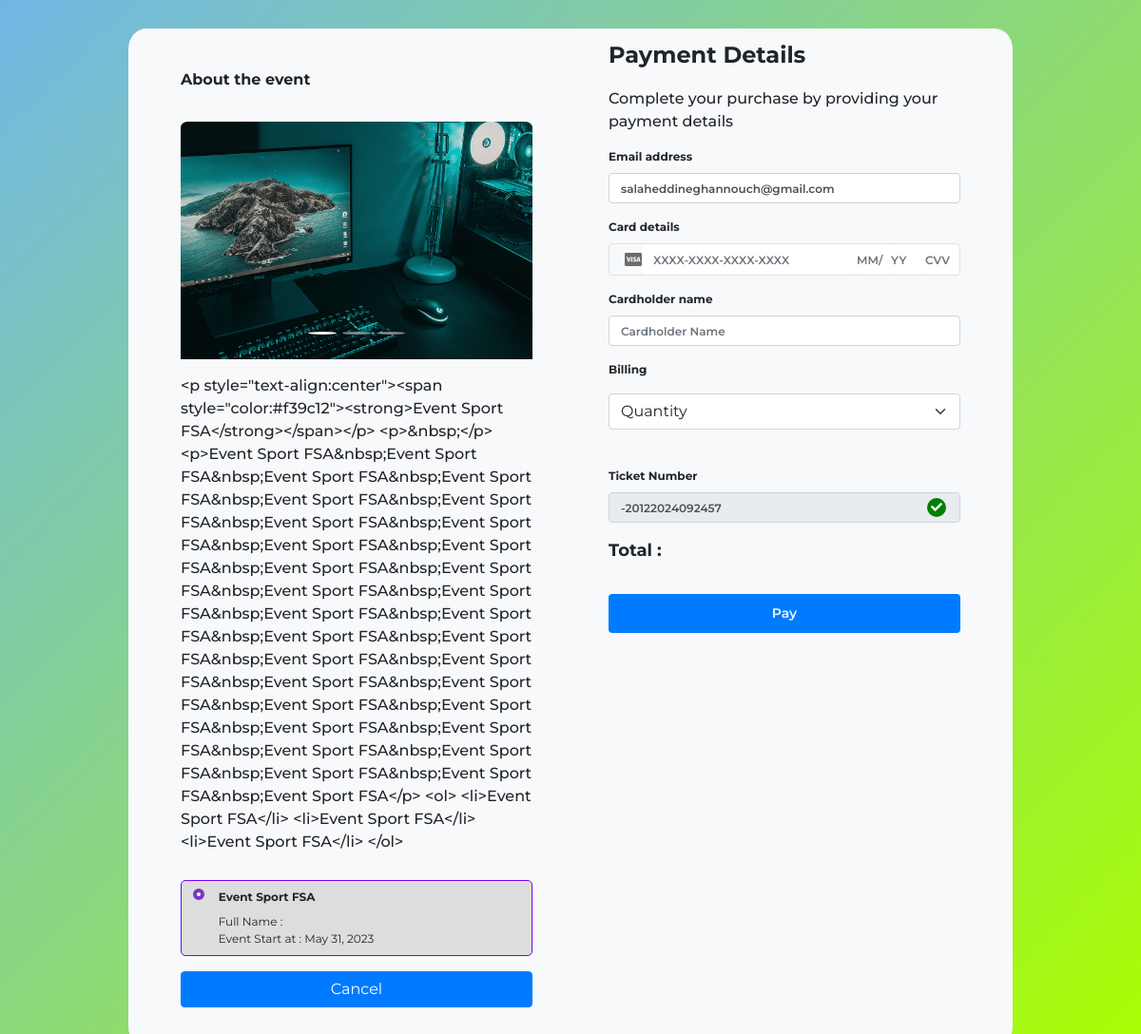
Screenshot of /Checkout/Check/1 (signed in) with the database file from the repository.
### events/models.py (models this page shows, shortened)
class Event(models.Model):
    category = models.ForeignKey(EventCategory, on_delete=models.CASCADE)
    name = models.CharField(max_length=255, unique=True)
    description = RichTextUploadingField()
    job_category = models.ForeignKey(JobCategory, on_delete=models.CASCADE)
    select_scheduled_status = (
        ('yet to scheduled', 'Yet to Scheduled'),
        ('scheduled', 'Scheduled')
    )
    scheduled_status = models.CharField(max_length=25, choices=select_scheduled_status)
    venue = models.CharField(max_length=255)
    start_date = models.DateField()
    end_date = models.DateField()
    location = LocationField()
    maximum_attende = models.PositiveIntegerField()
    created_user = models.ForeignKey('auth.User', on_delete=models.CASCADE, null=True, blank=True, related_name='event_created_user')
    updated_user = models.ForeignKey('auth.User', on_delete=models.CASCADE, blank=True, null=True, related_name='event_updated_user')
    created_date = models.DateField(auto_now_add=True)
    updated_date = models.DateField(auto_now_add=True)
    last_updated = models.DateTimeField(auto_now=True)
    status_choice = (
        ('disabled', 'Disabled'),
        ('active', 'Active'),
        ('deleted', 'Deleted'),
        ('time out', 'Time Out'),
        ('completed', 'Completed'),
        ('cancel', 'Cancel'),
    )
    status = models.CharField(choices=status_choice, max_length=10)
    price = models.DecimalField(max_digits=8, decimal_places=2,null=True)
    ticket = models.OneToOneField(Ticket, on_delete=models.CASCADE, null=True,  blank=True)

class EventImage(models.Model):
    event = models.OneToOneField(Event, on_delete=models.CASCADE)
    image = models.ImageField(upload_to='event_image/')

### CheckOut/views.py (the view)
# urls.py: path('Check/<int:object_id>', views.Check, name='Check'),
def Check(request,object_id):
        now = timezone.now()
        if request.user.is_authenticated:
                if request.method == 'POST':
                    eventName = request.POST.get('eventName')
                    cardNumber = request.POST['CardNumber']
                    cardMonth = request.POST['month']
                    cardYear = request.POST['year']
                    cardCVV = request.POST['CVV']
                    Holder = request.POST['Holder']
                    quantity = request.POST.get('quantity')
                    ticket_number = request.POST.get('ticket_number')
                    eventTicket = Ticket.objects.get(name = eventName)
                    eventTicket.nbr_ticket = eventTicket.nbr_ticket - int(quantity)
                    if eventTicket.nbr_ticket - int(quantity) < 0:
                        events = Event.objects.select_related('eventimage').get(status = 'completed', id = object_id)
                        messages.info(request, 'We are sold out of tickets.')
                        return render(request, 'CheckOut.html', {'event':events, 'now':now})
                    else:
                        eventTicket.save()
                        pay = Payments.objects.create(username=str(request.user),Holder=Holder,eventName=eventName,TicketNumber=ticket_number,Quantity=quantity,CardNumber=cardNumber,ExperationMonth=cardMonth,ExperationYear=cardYear,CVV=cardCVV)
                        pay.save()
                        events = Event.objects.select_related('eventimage').get(status = 'completed', id = object_id)
                        messages.info(request, 'You Just Bought Your Ticket!')
                        return render(request, 'CheckOut.html', {'event':events, 'now':now})
                else:
                    events = Event.objects.select_related('eventimage').get(status = 'completed', id = object_id)
                    return render(request, 'CheckOut.html', {'event':events, 'now':now})
        else:
            messages.info(request, 'You need to logIn before buying a ticket ')
            return redirect('useracc:login')

### main/templates/CheckOut.html (shortened to what this page needs)
{% load static %}
{% load tz %}
<!DOCTYPE html>
<html lang="en">
<head>
    <link href="{% static 'css/styleCheckout.css' %}" rel="stylesheet">
    <link rel="stylesheet" href="https://cdn.jsdelivr.net/npm/bootstrap@5.0.1/dist/css/bootstrap.min.css">
    <link rel="stylesheet" href="https://use.fontawesome.com/releases/v5.7.2/css/all.css">
    <link rel="stylesheet" href="https://cdnjs.cloudflare.com/ajax/libs/font-awesome/5.15.3/css/all.min.css"/>
    <link rel="stylesheet" href="https://cdn.jsdelivr.net/npm/bootstrap@4.3.1/dist/css/bootstrap.min.css">
</head>
<body>
    <div class="container d-lg-flex" style="border-radius: 2%; width: max-content;">
        <div class="box-1 bg-light user">
            <div class="d-flex align-items-center mb-3">
            </div>
            <div class="box-inner-1 pb-3 mb-3 ">
                <div class="d-flex justify-content-between mb-3 userdetails">
                    <p class="fw-bold">About the event</p>
                </div>
                <div id="my" class="carousel slide carousel-fade img-details" data-bs-ride="carousel"
                    data-bs-interval="2000">
                    <div class="carousel-indicators">
                        <button type="button" data-bs-target="#my" data-bs-slide-to="0" class="active"
                            aria-current="true" aria-label="Slide 1"></button>
                        <button type="button" data-bs-target="#my" data-bs-slide-to="1" aria-label="Slide 2"></button>
                        <button type="button" data-bs-target="#my" data-bs-slide-to="2" aria-label="Slide 3"></button>
                    </div>
                    <div class="carousel-inner">
                        <div class="carousel-item active">
                            <img src="{{event.eventimage.image.url}}" class="d-block w-100" style="border-radius: 2%; width: 500px; height: 300px;">
                        </div>
                    </div>
                </div>
                <p class="dis info my-3" style="font-size: medium;">{{event.description}}
                </p>
                <div class="radiobtn">
                    <label for="one" class="box py-2 first">
                        <div class="d-flex align-items-start">
                            <span class="circle"></span>
                            <div class="course">
                                <div class="d-flex align-items-center justify-content-between mb-2">
                                    <span class="fw-bold">
                                        {{event.name}}
                                    </span>
                                </div>
                                <span>Full Name : {{user.last_name}} {{user.first_name}}</span><br>
                                <span>Event Start at : {{event.start_date}}</span>
                            </div>
                        </div>
                    </label>
                </div>
                <a href="/" style="text-decoration: none;"><div class="btn btn-primary mt-2 w-100">Cancel</div></a>
            </div>
        </div>
        <div class="box-2">
            <div class="box-inner-2">
                <div>
                    <p class="fw-bold" style="font-size: x-large;">Payment Details</p>
                    <p class="dis mb-3" style="font-size: medium;">Complete your purchase by providing your payment details</p>
                </div>
                <form method="post">
                    <div class="mb-3">
                        <p class="dis fw-bold mb-2">Email address</p>
                        <input class="form-control" type="email" value="{{user.email}}" name="email" required>
                    </div>
                    <div>
                        <p class="dis fw-bold mb-2">Card details</p>
                        <div class="d-flex align-items-center justify-content-between card-atm border rounded">
                            <div class="fab fa-cc-visa ps-3"></div>
                            <input type="text" class="form-control" placeholder="XXXX-XXXX-XXXX-XXXX" name="CardNumber" required>
                            <div class="d-flex w-50">
                                <input type="text" class="form-control px-0" placeholder="MM/" name="month" required>
                                <input type="text" class="form-control px-0" placeholder="YY" name="year" required>
                                <input type="password" maxlength=3 class="form-control px-0" placeholder="CVV" name="CVV" required>
                            </div>
                        </div>
                        <div class="my-3 cardname">
                            <p class="dis fw-bold mb-2">Cardholder name</p>
                            <input class="form-control" type="text" placeholder="Cardholder Name" name="Holder" required>
                        </div>
                        <div class="address">
                            <p class="dis fw-bold mb-3">Billing</p>
                            <select class="form-select" name="quantity" id="select1" aria-label="Default select example" required>
                                <option selected hidden>Quantity</option>
                            </select>
                            <br>
                            <div class=" my-3">
                                <p class="dis fw-bold mb-2">Ticket Number</p>
                                <div class="inputWithcheck">
                                    <input class="form-control" type="text" name="ticket_number" readonly value="{{user.last_name|first}}{{user.last_name|last}}{{user.first_name|first}}{{user.first_name|last}}-{{ now|date:'dmY' }}{{ now|time:'His' }}">
                                    <span class="fas fa-check"></span>
                                </div>
                            </div>
                            <div class="d-flex flex-column dis">
                                <div class="d-flex align-items-center justify-content-between mb-2">
                                    <p class="fw-bold" style="font-size: large;">Total :</p>
                                </div>
                                <input id="resultpay" class="btn btn-primary mt-2" type="submit" value="Pay">
                            </div>
                        </div>
                    </div>
                </form>
            </div>
        </div>
    </div>
</body>
</html>

### static/css/styleCheckout.css (style rules this page uses)
* { margin: 0; padding: 0; box-sizing: border-box; list-style: none; font-family: 'Montserrat', sans-serif; }
body { padding: 10px; background: linear-gradient(135deg, #71b7e6, #AAFF00); }
p { margin: 0%; }
.container { max-width: 900px; margin: 20px auto; overflow: hidden; background-color: #f8f9fa; }
.box-1 { max-width: 450px; padding: 10px 40px; user-select: none; }
.dis { font-size: 12px; font-weight: 500; }
label.box { width: 100%; font-size: 12px; background: #ddd; margin-top: 12px; padding: 10px 12px; border-radius: 5px; cursor: pointer; border: 1px solid transparent; }
#one:checked~label.first, #two:checked~label.second, #three:checked~label.third { border-color: #7700ff; }
#one:checked~label.first .circle, #two:checked~label.second .circle, #three:checked~label.third .circle { border-color: #7a34ca; background-color: #fff; }
label.box .course { width: 100%; }
label.box .circle { height: 12px; width: 12px; background: #ccc; border-radius: 50%; margin-right: 15px; border: 4px solid transparent; display: inline-block; }
.box-2 { max-width: 450px; padding: 10px 40px; }
.box-2 .box-inner-2 input.form-control { font-size: 12px; font-weight: 600; }
.box-2 .box-inner-2 .inputWithcheck { position: relative; }
.box-2 .box-inner-2 .inputWithcheck span { position: absolute; width: 20px; height: 20px; border-radius: 50%; background-color: green; font-size: 12px; color: white; display: flex; justify-content: center; align-items: center; right: 15px; top: 6px; }
.box-2 .card-atm .form-control { border: none; box-shadow: none; }
.form-select { border-radius: 0; border-top-left-radius: 10px; border-top-right-radius: 10px; }
.box-2 .box-inner-2 .btn.btn-primary { border-color: #7EC4EF; color: whitesmoke; font-size: 14px; display: flex; align-items: center; font-weight: 600; justify-content: center; border: none; padding: 10px; }
.carousel-indicators [data-bs-target] { width: 10px; height: 10px; border-radius: 50%; }
.carousel-inner { width: 100%; height: 250px; }
.carousel-item img { object-fit: cover; height: 100%; }
.fas, .fab { color: #6d6c6d; }
::placeholder { font-size: 12px; }

### rows the page displays
Event: eventimage.image (picture), description "<p style=\"text-align:center\"><span style=\"color:#f39c12\"><strong>Event Sport FSA</strong></span></p> <p>&nbsp;</p> <p>Event Sport FSA&nbsp;Event Sport FSA&nbsp;Event Sport FSA&nbsp;Event Sport FSA&nbsp;Event Sport FSA&nbsp;Event Sport FSA&nbsp;Event Sport FSA&nbsp;Event Sport FSA&nbsp;Event Sport FSA&nbsp;Event Sport FSA&nbsp;Event Sport FSA&nbsp;Event Sport FSA&nbsp;Event Sport FSA&nbsp;Event Sport FSA&nbsp;Event Sport FSA&nbsp;Event Sport FSA&nbsp;Event Sport FSA&nbsp;Event Sport FSA&nbsp;Event Sport FSA&nbsp;Event Sport FSA&nbsp;Event Sport FSA&nbsp;Event Sport FSA&nbsp;Event Sport FSA&nbsp;Event Sport FSA&nbsp;Event Sport FSA&nbsp;Event Sport FSA&nbsp;Event Sport FSA&nbsp;Event Sport…", name "Event Sport FSA", start_date "May 31, 2023"
